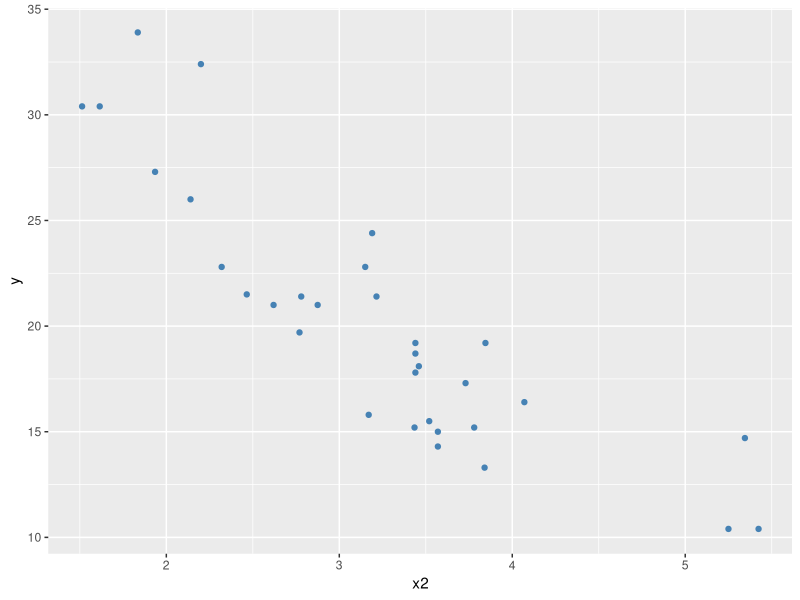

Here is the R script that generated this plot:
# -------------------------------------------------------------------------------------------
# 2. Data: mtcars, en R (no requiere ningun paquete adicional)
# Del set de datos trabajaremos con las variables:
  
  #Y = mpg (millas por galon)
  #X1 = disp (desplazamiento de los cilindros).
  #X2 = wt (peso del motor).
  #X3 = cyl (cantidad de cilindros).
  #X4 = vs (forma del motor).

# -------------------------------------------------------------------------------------------
# setup de librerias
library(ggplot2)
# library(GGally)

# -------------------------------------------------------------------------------------------
# setup de data
data <- mtcars

y <- data$mpg
x1 <- data$disp
x2 <- data$wt
x3 <- data$cyl
x4 <- data$vs

df <- data.frame(cbind(y, x1, x2, x3, x4))

# -------------------------------------------------------------------------------------------
# a) Consideremos s´olo las variables Y y X2 para poder verlo graficamente:
g <- ggplot(data = df, aes(x= x2, y= y)) +
  geom_point(col="steelblue")

# 1) Calcular, para cada punto del diseno, el intervalo de confianza de nivel 0.95 para la respuesta.

alpha <- 0.05
ajuste <- lm(y ~ x2)
summary(ajuste)


s <- summary(ajuste)$sigma
s
X <- model.matrix(ajuste)
n = nrow(X)
p = ncol(X)
A <- solve(t(X) %*% X)


IC <- matrix(0, nrow=n, ncol=2)

for (i in 1:n) {
  IC[i,]<-c(ajuste$fitted.values[i]-qt(0.975, n-p)*s*sqrt((t(X[i, ])) %*% A %*% X[i, ]),
            ajuste$fitted.values[i]+qt(0.975, n-p)*s*sqrt((t(X[i, ])) %*% A %*% X[i, ]) )
}

int<-predict(ajuste, interval = "confidence", level = 0.95) # Otra forma

# 2) Calcular, para cada punto del diseno, el intervalo de prediccion de nivel 0.95 para la respuesta.

ICP <- matrix(0, nrow=n, ncol=2)

for (i in 1:n) {
  ICP[i,]<-c(ajuste$fitted.values[i]-qt(0.975, n-p)*s*sqrt(1 + (t(X[i, ])) %*% A %*% X[i, ]),
            ajuste$fitted.values[i]+qt(0.975, n-p)*s*sqrt(1 + (t(X[i, ])) %*% A %*% X[i, ]) )
}


intP<-predict(ajuste, interval = "confidence", level = 0.95)

# 3) Realizar en un mismo grafico los pares de puntos (x,y), la recta de minimos cuadrados y los
# lımites de los intervalos obtenidos en a) y b) para cada punto del diseno.

# ver codigo jemi

# ----------
# 4) Calcular, para cada punto del diseno, el intervalo de confianza para la respuesta de manera
# que el nivel global de los 32 intervalos obtenidos sea 0.95.

BC <- matrix(0, nrow=n, ncol=2)

for (i in 1:n) {
  BC[i,]<-c(ajuste$fitted.values[i]-sqrt(p*qf(0.975, p, n-p))*s*sqrt((t(X[i, ])) %*% A %*% X[i, ]),
             ajuste$fitted.values[i]+sqrt(p*qf(0.975, p, n-p))*s*sqrt((t(X[i, ])) %*% A %*% X[i, ]) )
}
BC


# 5) Agregar al grafico obtenido en c las bandas de confianza calculadas en d.


plot(g)
